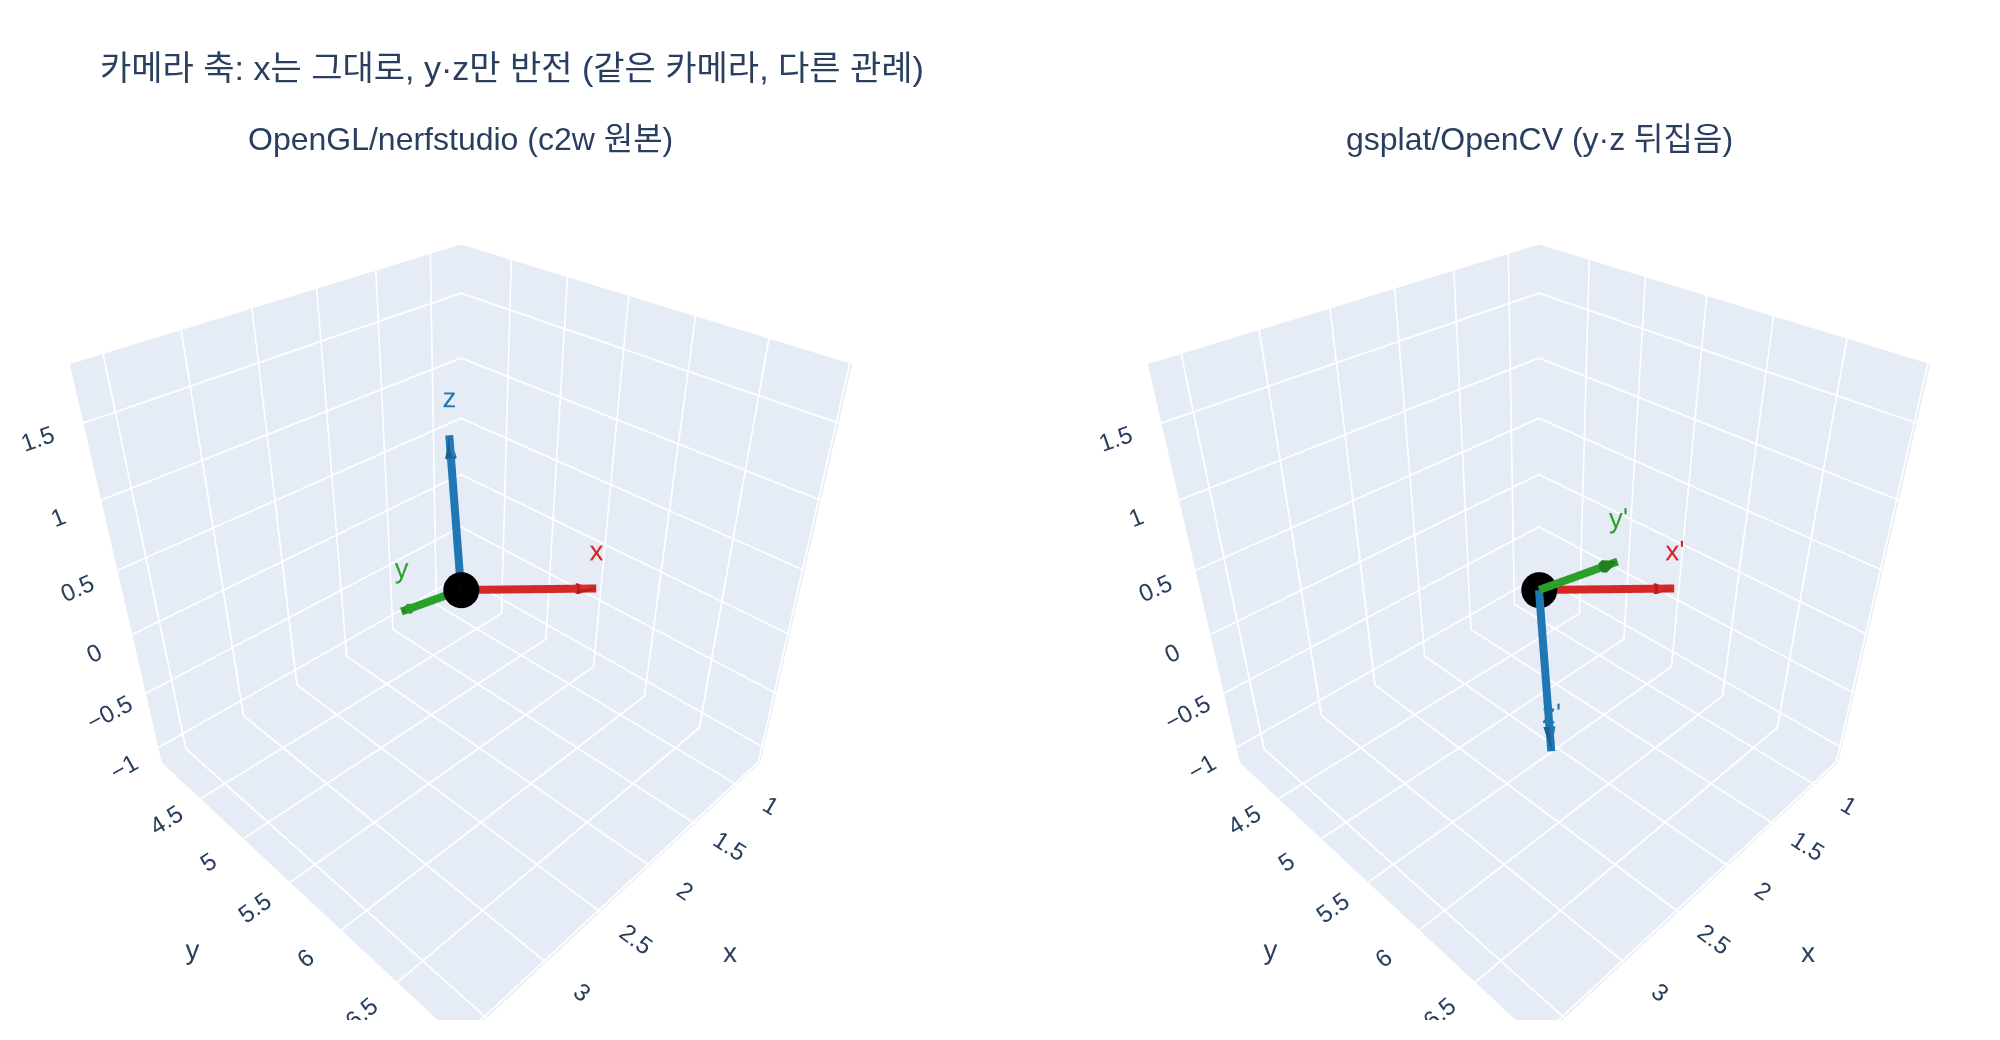

Write the Python code that produced this figure.
# %% [markdown]
# # `get_viewmat` 탐구: c2w → world-to-camera(viewmat) 변환
#
# splatfacto.py의 `get_viewmat`은 camera-to-world(c2w) 행렬을
# gsplat이 요구하는 world-to-camera(viewmat) 행렬로 바꾼다.
#
# 1. 무작위지만 **유효한** c2w를 만든다 (QR 분해로 정규직교 회전 $R$ + 평행이동 $T$)
# 2. 소스 코드 그대로 `get_viewmat`을 구현한다
# 3. $\text{viewmat} = \begin{pmatrix} R^T & -R^T T \\ \mathbf{0}^T & 1 \end{pmatrix}$ 이
#    실제로 (축 뒤집은) c2w의 역행렬과 같은지 `torch.linalg.inv` / `numpy.linalg.inv`로 검증한다
# 4. 축 뒤집기 전/후의 카메라 축을 3D plotly 장면으로 시각화한다

# %%
# 필요 패키지: torch, numpy, plotly, kaleido
import numpy as np
import torch


def _show(fig):
    try:
        from IPython import get_ipython
        if get_ipython() is not None:  # VSCode 셀/Jupyter에서만 렌더링
            fig.show()
    except ImportError:
        pass


torch.manual_seed(0)

# %% [markdown]
# ## 1. 무작위 유효 c2w 만들기
#
# 아무 행렬이나 회전 행렬이 되는 것은 아니다. 회전 행렬은 열들이 서로 수직인
# 단위벡터(정규직교)여야 한다. 무작위 행렬을 **QR 분해**하면 Q가 정규직교 행렬이
# 되므로 이를 회전으로 쓴다 ($\det Q = -1$이면 한 열을 뒤집어 $+1$로 맞춘다).

# %%
def random_c2w(n: int) -> torch.Tensor:
    """(n, 4, 4) 무작위 camera-to-world 행렬 배치를 만든다."""
    A = torch.randn(n, 3, 3, dtype=torch.float64)
    Q, _ = torch.linalg.qr(A)              # Q: 정규직교
    det = torch.linalg.det(Q)              # det = ±1
    Q[:, :, 0] *= det.sign().unsqueeze(-1)  # det = +1 (진짜 회전)으로 보정
    T = torch.randn(n, 3, 1, dtype=torch.float64) * 2.0

    c2w = torch.zeros(n, 4, 4, dtype=torch.float64)
    c2w[:, :3, :3] = Q
    c2w[:, :3, 3:4] = T
    c2w[:, 3, 3] = 1.0
    return c2w


c2w = random_c2w(4)
R = c2w[:, :3, :3]
print("R^T R ≈ I ?", torch.allclose(R.transpose(1, 2) @ R,
                                    torch.eye(3, dtype=torch.float64).expand(4, 3, 3),
                                    atol=1e-12))
print("det(R) =", torch.linalg.det(R).numpy().round(12))
# 출력: R^T R ≈ I ? True
# 출력: det(R) = [1. 1. 1. 1.]

# %% [markdown]
# ## 2. `get_viewmat` — 소스 코드 그대로 (65–81행, `@torch_compile()`만 제외)
#
# - `R * [[1, -1, -1]]` : $R$의 y·z **열** 부호 반전 → OpenGL 관례(카메라가 $-z$를 봄, $+y$ 위)를
#   gsplat/OpenCV 관례(카메라가 $+z$를 봄, $-y$ 위)로 변경
# - `R.transpose(1, 2)` : 정규직교이므로 $R^{-1} = R^T$
# - `-torch.bmm(R_inv, T)` : $-R^T T$
#
# $$p_w = R p_c + T \;\Longrightarrow\; p_c = R^T p_w - R^T T$$

# %%
def get_viewmat(optimized_camera_to_world):
    """
    function that converts c2w to gsplat world2camera matrix, using compile for some speed
    """
    R = optimized_camera_to_world[:, :3, :3]  # 3 x 3
    T = optimized_camera_to_world[:, :3, 3:4]  # 3 x 1
    # flip the z and y axes to align with gsplat conventions
    R = R * torch.tensor([[[1, -1, -1]]], device=R.device, dtype=R.dtype)
    # analytic matrix inverse to get world2camera matrix
    R_inv = R.transpose(1, 2)
    T_inv = -torch.bmm(R_inv, T)
    viewmat = torch.zeros(R.shape[0], 4, 4, device=R.device, dtype=R.dtype)
    viewmat[:, 3, 3] = 1.0  # homogenous
    viewmat[:, :3, :3] = R_inv
    viewmat[:, :3, 3:4] = T_inv
    return viewmat


viewmat = get_viewmat(c2w)
print(viewmat[0].numpy().round(4))
# 출력: [[-0.8909  0.3854 -0.2403 -0.0819]
# 출력:  [ 0.1527  0.7525  0.6407 -4.7087]
# 출력:  [ 0.4278  0.5341 -0.7292 -3.6293]
# 출력:  [ 0.      0.      0.      1.    ]]

# %% [markdown]
# ## 3. 수치 역행렬과 대조 검증
#
# `get_viewmat(c2w)`는 **축을 뒤집은** c2w의 역행렬이어야 한다.
# 뒤집은 c2w를 직접 만들어 `torch.linalg.inv`, `numpy.linalg.inv`와 비교한다.

# %%
# 축 뒤집은 c2w (열 y, z 부호 반전 — 평행이동 T는 그대로)
c2w_flipped = c2w.clone()
c2w_flipped[:, :3, 1:3] *= -1

inv_torch = torch.linalg.inv(c2w_flipped)
inv_numpy = np.linalg.inv(c2w_flipped.numpy())

print("torch.linalg.inv 와 일치?", torch.allclose(viewmat, inv_torch, atol=1e-12))
print("numpy.linalg.inv 와 일치?", np.allclose(viewmat.numpy(), inv_numpy, atol=1e-12))
# viewmat @ c2w_flipped = I 도 확인
prod = viewmat @ c2w_flipped
print("viewmat @ c2w_flipped ≈ I ?",
      torch.allclose(prod, torch.eye(4, dtype=torch.float64).expand(4, 4, 4), atol=1e-12))
# 출력: torch.linalg.inv 와 일치? True
# 출력: numpy.linalg.inv 와 일치? True
# 출력: viewmat @ c2w_flipped ≈ I ? True

# %% [markdown]
# 반대로 축을 **뒤집지 않은** 원본 c2w의 역행렬과는 다르다는 것도 확인해 두자
# (y·z 뒤집기가 실제로 무언가를 바꾼다는 증거).

# %%
print("원본 c2w의 역행렬과 같은가?",
      torch.allclose(viewmat, torch.linalg.inv(c2w), atol=1e-9))
# 출력: 원본 c2w의 역행렬과 같은가? False

# %% [markdown]
# ## 4. 시각화: 축 뒤집기 전/후의 카메라 축
#
# c2w의 회전 열들은 "월드에서 본 카메라 축"이다.
# - 왼쪽: OpenGL/nerfstudio 관례 — 파란 $-z$ 쪽을 보고, 초록 $+y$가 위
# - 오른쪽: y·z 열을 뒤집은 gsplat/OpenCV 관례 — 파란 $+z$ 쪽을 보고, $y$는 아래
#
# 같은 물리적 카메라인데 축의 이름표(부호)만 바뀐 것임을 화살표 방향으로 확인한다.

# %%
import plotly.graph_objects as go
from plotly.subplots import make_subplots

cam = c2w[0]                      # 카메라 하나만 사용
origin = cam[:3, 3].numpy()
axes_gl = cam[:3, :3].numpy()     # OpenGL 관례 축 (열벡터)
axes_cv = axes_gl * np.array([1, -1, -1])  # y·z 열 뒤집기

colors = ["#d62728", "#2ca02c", "#1f77b4"]   # x=빨강, y=초록, z=파랑
names = ["x", "y", "z"]

fig = make_subplots(
    rows=1, cols=2, specs=[[{"type": "scene"}, {"type": "scene"}]],
    subplot_titles=["OpenGL/nerfstudio (c2w 원본)", "gsplat/OpenCV (y·z 뒤집음)"],
)

def add_axes(fig, axes, col, suffix):
    for i in range(3):
        tip = origin + axes[:, i]
        fig.add_trace(go.Scatter3d(
            x=[origin[0], tip[0]], y=[origin[1], tip[1]], z=[origin[2], tip[2]],
            mode="lines+text", line=dict(color=colors[i], width=8),
            text=["", f"{names[i]}{suffix}"], textposition="top center",
            textfont=dict(color=colors[i], size=14), showlegend=False,
        ), row=1, col=col)
        fig.add_trace(go.Cone(
            x=[tip[0]], y=[tip[1]], z=[tip[2]],
            u=[axes[0, i]], v=[axes[1, i]], w=[axes[2, i]],
            sizemode="absolute", sizeref=0.15, anchor="tip",
            colorscale=[[0, colors[i]], [1, colors[i]]], showscale=False,
        ), row=1, col=col)
    # 카메라 위치
    fig.add_trace(go.Scatter3d(
        x=[origin[0]], y=[origin[1]], z=[origin[2]], mode="markers",
        marker=dict(size=5, color="black"), showlegend=False,
    ), row=1, col=col)

add_axes(fig, axes_gl, 1, "")
add_axes(fig, axes_cv, 2, "'")

scene = dict(aspectmode="cube",
             xaxis=dict(range=[origin[0] - 1.5, origin[0] + 1.5]),
             yaxis=dict(range=[origin[1] - 1.5, origin[1] + 1.5]),
             zaxis=dict(range=[origin[2] - 1.5, origin[2] + 1.5]))
fig.update_layout(scene=scene, scene2=scene, width=1000, height=520,
                  title="카메라 축: x는 그대로, y·z만 반전 (같은 카메라, 다른 관례)",
                  margin=dict(l=10, r=10, t=80, b=10))

_show(fig)

import os
_here = os.path.dirname(os.path.abspath(__file__)) if "__file__" in globals() else "."
fig.write_image(os.path.join(_here, "expy.png"), scale=2)  # kaleido 필요
print("expy.png 저장 완료")
# 출력: expy.png 저장 완료

# %% [markdown]
# ## 정리
#
# - `get_viewmat`은 c2w의 y·z 열을 뒤집어 gsplat 관례로 맞춘 뒤,
#   정규직교성($R^{-1}=R^T$)을 이용해 역행렬을 $\left[\,R^T \mid -R^T T\,\right]$로
#   **해석적으로** 계산한다.
# - 결과는 `torch.linalg.inv` / `numpy.linalg.inv`로 구한 수치 역행렬과 완전히 일치하지만,
#   전치 + 행렬곱 한 번이라 더 싸고 안정적이며, 실제 코드에서는 `@torch_compile()`로 한층 더 가속된다.
